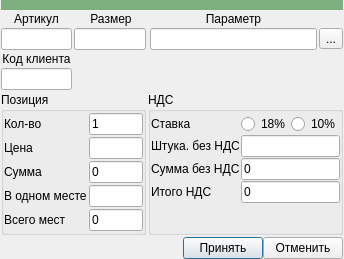
<?xml version="1.0" encoding="UTF-8"?>
<ui version="4.0">
 <class>Dialog</class>
 <widget class="QDialog" name="Dialog">
  <property name="geometry">
   <rect>
    <x>0</x>
    <y>0</y>
    <width>344</width>
    <height>240</height>
   </rect>
  </property>
  <property name="windowTitle">
   <string>Позиция</string>
  </property>
  <layout class="QGridLayout" name="gridLayout_3">
   <property name="leftMargin">
    <number>1</number>
   </property>
   <property name="topMargin">
    <number>0</number>
   </property>
   <property name="rightMargin">
    <number>1</number>
   </property>
   <property name="bottomMargin">
    <number>0</number>
   </property>
   <property name="spacing">
    <number>2</number>
   </property>
   <item row="3" column="0">
    <widget class="QLabel" name="label_13">
     <property name="text">
      <string>&lt;html&gt;&lt;head/&gt;&lt;body&gt;&lt;p align=&quot;center&quot;&gt;Код клиента&lt;/p&gt;&lt;/body&gt;&lt;/html&gt;</string>
     </property>
    </widget>
   </item>
   <item row="1" column="0">
    <widget class="QLabel" name="label">
     <property name="text">
      <string>&lt;html&gt;&lt;head/&gt;&lt;body&gt;&lt;p align=&quot;center&quot;&gt;Артикул&lt;/p&gt;&lt;/body&gt;&lt;/html&gt;</string>
     </property>
    </widget>
   </item>
   <item row="2" column="1">
    <widget class="QLineEdit" name="le_size">
     <property name="readOnly">
      <bool>true</bool>
     </property>
    </widget>
   </item>
   <item row="1" column="1" colspan="2">
    <widget class="QLabel" name="label_2">
     <property name="text">
      <string>&lt;html&gt;&lt;head/&gt;&lt;body&gt;&lt;p align=&quot;center&quot;&gt;Размер&lt;/p&gt;&lt;/body&gt;&lt;/html&gt;</string>
     </property>
    </widget>
   </item>
   <item row="2" column="4">
    <widget class="QToolButton" name="toolButton">
     <property name="text">
      <string>...</string>
     </property>
    </widget>
   </item>
   <item row="2" column="3">
    <widget class="QLineEdit" name="le_parametr">
     <property name="readOnly">
      <bool>true</bool>
     </property>
    </widget>
   </item>
   <item row="1" column="3">
    <widget class="QLabel" name="label_3">
     <property name="text">
      <string>&lt;html&gt;&lt;head/&gt;&lt;body&gt;&lt;p align=&quot;center&quot;&gt;Параметр&lt;/p&gt;&lt;/body&gt;&lt;/html&gt;</string>
     </property>
    </widget>
   </item>
   <item row="2" column="0">
    <widget class="QLineEdit" name="le_article">
     <property name="text">
      <string/>
     </property>
     <property name="readOnly">
      <bool>true</bool>
     </property>
    </widget>
   </item>
   <item row="7" column="0" colspan="5">
    <layout class="QHBoxLayout" name="horizontalLayout">
     <property name="spacing">
      <number>0</number>
     </property>
     <item>
      <spacer name="horizontalSpacer">
       <property name="orientation">
        <enum>Qt::Horizontal</enum>
       </property>
       <property name="sizeHint" stdset="0">
        <size>
         <width>40</width>
         <height>20</height>
        </size>
       </property>
      </spacer>
     </item>
     <item>
      <widget class="QPushButton" name="pushButton_2">
       <property name="text">
        <string>Принять</string>
       </property>
      </widget>
     </item>
     <item>
      <widget class="QPushButton" name="pushButton">
       <property name="text">
        <string>Отменить</string>
       </property>
      </widget>
     </item>
    </layout>
   </item>
   <item row="6" column="0">
    <spacer name="verticalSpacer">
     <property name="orientation">
      <enum>Qt::Vertical</enum>
     </property>
     <property name="sizeHint" stdset="0">
      <size>
       <width>20</width>
       <height>40</height>
      </size>
     </property>
    </spacer>
   </item>
   <item row="5" column="0" colspan="2">
    <widget class="QGroupBox" name="groupBox_2">
     <property name="title">
      <string>Позиция</string>
     </property>
     <layout class="QGridLayout" name="gridLayout_2">
      <property name="leftMargin">
       <number>0</number>
      </property>
      <property name="topMargin">
       <number>1</number>
      </property>
      <property name="rightMargin">
       <number>0</number>
      </property>
      <property name="bottomMargin">
       <number>1</number>
      </property>
      <property name="spacing">
       <number>2</number>
      </property>
      <item row="3" column="1">
       <widget class="QLineEdit" name="le_sum_rub">
        <property name="text">
         <string>0</string>
        </property>
        <property name="readOnly">
         <bool>true</bool>
        </property>
       </widget>
      </item>
      <item row="3" column="0">
       <widget class="QLabel" name="label_10">
        <property name="text">
         <string>Сумма</string>
        </property>
       </widget>
      </item>
      <item row="4" column="1">
       <widget class="QLineEdit" name="le_in_on_place"/>
      </item>
      <item row="1" column="0">
       <widget class="QLabel" name="label_8">
        <property name="text">
         <string>Цена</string>
        </property>
       </widget>
      </item>
      <item row="4" column="0">
       <widget class="QLabel" name="label_11">
        <property name="text">
         <string>В одном месте</string>
        </property>
       </widget>
      </item>
      <item row="1" column="1">
       <widget class="QLineEdit" name="le_price"/>
      </item>
      <item row="5" column="1">
       <widget class="QLineEdit" name="le_place_all">
        <property name="text">
         <string>0</string>
        </property>
        <property name="readOnly">
         <bool>true</bool>
        </property>
       </widget>
      </item>
      <item row="5" column="0">
       <widget class="QLabel" name="label_12">
        <property name="text">
         <string>Всего мест</string>
        </property>
       </widget>
      </item>
      <item row="0" column="1">
       <widget class="QLineEdit" name="le_value">
        <property name="text">
         <string>1</string>
        </property>
       </widget>
      </item>
      <item row="0" column="0">
       <widget class="QLabel" name="label_9">
        <property name="text">
         <string>Кол-во</string>
        </property>
       </widget>
      </item>
     </layout>
    </widget>
   </item>
   <item row="0" column="0" colspan="5">
    <widget class="QWidget" name="widget" native="true">
     <property name="minimumSize">
      <size>
       <width>0</width>
       <height>10</height>
      </size>
     </property>
     <property name="styleSheet">
      <string notr="true">background-color: rgb(126, 176, 127);</string>
     </property>
    </widget>
   </item>
   <item row="5" column="2" colspan="3">
    <widget class="QGroupBox" name="groupBox">
     <property name="title">
      <string>НДС</string>
     </property>
     <layout class="QGridLayout" name="gridLayout">
      <property name="leftMargin">
       <number>0</number>
      </property>
      <property name="topMargin">
       <number>2</number>
      </property>
      <property name="rightMargin">
       <number>0</number>
      </property>
      <property name="bottomMargin">
       <number>2</number>
      </property>
      <property name="spacing">
       <number>1</number>
      </property>
      <item row="1" column="1">
       <widget class="QLineEdit" name="le_price_no_nds">
        <property name="text">
         <string/>
        </property>
        <property name="readOnly">
         <bool>false</bool>
        </property>
       </widget>
      </item>
      <item row="0" column="0">
       <widget class="QLabel" name="label_4">
        <property name="text">
         <string>Ставка</string>
        </property>
       </widget>
      </item>
      <item row="2" column="0">
       <widget class="QLabel" name="label_7">
        <property name="text">
         <string>Сумма без НДС</string>
        </property>
       </widget>
      </item>
      <item row="3" column="0">
       <widget class="QLabel" name="label_6">
        <property name="text">
         <string>Итого НДС</string>
        </property>
       </widget>
      </item>
      <item row="1" column="0">
       <widget class="QLabel" name="label_5">
        <property name="text">
         <string>Штука. без НДС</string>
        </property>
       </widget>
      </item>
      <item row="3" column="1">
       <widget class="QLineEdit" name="le_sum_nds">
        <property name="text">
         <string>0</string>
        </property>
        <property name="readOnly">
         <bool>true</bool>
        </property>
       </widget>
      </item>
      <item row="2" column="1">
       <widget class="QLineEdit" name="le_sum_no_nds">
        <property name="text">
         <string>0</string>
        </property>
        <property name="readOnly">
         <bool>true</bool>
        </property>
       </widget>
      </item>
      <item row="0" column="1">
       <layout class="QHBoxLayout" name="horizontalLayout_2">
        <item>
         <widget class="QRadioButton" name="nds_1">
          <property name="text">
           <string>18%</string>
          </property>
          <property name="checkable">
           <bool>true</bool>
          </property>
          <property name="checked">
           <bool>false</bool>
          </property>
         </widget>
        </item>
        <item>
         <widget class="QRadioButton" name="nds_2">
          <property name="text">
           <string>10%</string>
          </property>
         </widget>
        </item>
       </layout>
      </item>
      <item row="4" column="0">
       <spacer name="verticalSpacer_2">
        <property name="orientation">
         <enum>Qt::Vertical</enum>
        </property>
        <property name="sizeHint" stdset="0">
         <size>
          <width>20</width>
          <height>40</height>
         </size>
        </property>
       </spacer>
      </item>
     </layout>
    </widget>
   </item>
   <item row="4" column="0">
    <widget class="QLineEdit" name="le_client_cod">
     <property name="readOnly">
      <bool>true</bool>
     </property>
    </widget>
   </item>
  </layout>
 </widget>
 <tabstops>
  <tabstop>le_value</tabstop>
  <tabstop>le_price</tabstop>
  <tabstop>le_in_on_place</tabstop>
  <tabstop>pushButton_2</tabstop>
  <tabstop>pushButton</tabstop>
  <tabstop>le_sum_nds</tabstop>
  <tabstop>le_sum_no_nds</tabstop>
  <tabstop>le_size</tabstop>
  <tabstop>le_sum_rub</tabstop>
  <tabstop>le_parametr</tabstop>
  <tabstop>le_place_all</tabstop>
  <tabstop>le_article</tabstop>
  <tabstop>le_price_no_nds</tabstop>
  <tabstop>toolButton</tabstop>
 </tabstops>
 <resources/>
 <connections>
  <connection>
   <sender>toolButton</sender>
   <signal>clicked()</signal>
   <receiver>Dialog</receiver>
   <slot>ui_view_article()</slot>
   <hints>
    <hint type="sourcelabel">
     <x>367</x>
     <y>36</y>
    </hint>
    <hint type="destinationlabel">
     <x>437</x>
     <y>36</y>
    </hint>
   </hints>
  </connection>
  <connection>
   <sender>le_value</sender>
   <signal>textEdited(QString)</signal>
   <receiver>Dialog</receiver>
   <slot>ui_calculation()</slot>
   <hints>
    <hint type="sourcelabel">
     <x>115</x>
     <y>67</y>
    </hint>
    <hint type="destinationlabel">
     <x>-126</x>
     <y>22</y>
    </hint>
   </hints>
  </connection>
  <connection>
   <sender>le_price</sender>
   <signal>textEdited(QString)</signal>
   <receiver>Dialog</receiver>
   <slot>ui_price_nds_change()</slot>
   <hints>
    <hint type="sourcelabel">
     <x>93</x>
     <y>96</y>
    </hint>
    <hint type="destinationlabel">
     <x>-44</x>
     <y>58</y>
    </hint>
   </hints>
  </connection>
  <connection>
   <sender>le_in_on_place</sender>
   <signal>textEdited(QString)</signal>
   <receiver>Dialog</receiver>
   <slot>ui_calculation()</slot>
   <hints>
    <hint type="sourcelabel">
     <x>147</x>
     <y>141</y>
    </hint>
    <hint type="destinationlabel">
     <x>-5</x>
     <y>131</y>
    </hint>
   </hints>
  </connection>
  <connection>
   <sender>le_price_no_nds</sender>
   <signal>textEdited(QString)</signal>
   <receiver>Dialog</receiver>
   <slot>ui_price_no_nds_change()</slot>
   <hints>
    <hint type="sourcelabel">
     <x>329</x>
     <y>100</y>
    </hint>
    <hint type="destinationlabel">
     <x>458</x>
     <y>100</y>
    </hint>
   </hints>
  </connection>
  <connection>
   <sender>nds_2</sender>
   <signal>clicked()</signal>
   <receiver>Dialog</receiver>
   <slot>ui_calculation()</slot>
   <hints>
    <hint type="sourcelabel">
     <x>355</x>
     <y>72</y>
    </hint>
    <hint type="destinationlabel">
     <x>447</x>
     <y>66</y>
    </hint>
   </hints>
  </connection>
  <connection>
   <sender>nds_1</sender>
   <signal>clicked()</signal>
   <receiver>Dialog</receiver>
   <slot>ui_calculation()</slot>
   <hints>
    <hint type="sourcelabel">
     <x>312</x>
     <y>72</y>
    </hint>
    <hint type="destinationlabel">
     <x>544</x>
     <y>77</y>
    </hint>
   </hints>
  </connection>
  <connection>
   <sender>pushButton_2</sender>
   <signal>clicked()</signal>
   <receiver>Dialog</receiver>
   <slot>ui_acc()</slot>
   <hints>
    <hint type="sourcelabel">
     <x>259</x>
     <y>194</y>
    </hint>
    <hint type="destinationlabel">
     <x>252</x>
     <y>292</y>
    </hint>
   </hints>
  </connection>
  <connection>
   <sender>pushButton</sender>
   <signal>clicked()</signal>
   <receiver>Dialog</receiver>
   <slot>ui_cancel()</slot>
   <hints>
    <hint type="sourcelabel">
     <x>340</x>
     <y>189</y>
    </hint>
    <hint type="destinationlabel">
     <x>334</x>
     <y>248</y>
    </hint>
   </hints>
  </connection>
 </connections>
 <slots>
  <slot>ui_view_article()</slot>
  <slot>ui_calculation()</slot>
  <slot>ui_price_nds_change()</slot>
  <slot>ui_price_no_nds_change()</slot>
  <slot>ui_acc()</slot>
  <slot>ui_cancel()</slot>
 </slots>
</ui>
